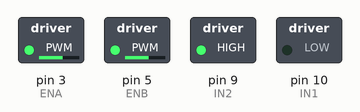
This sketch was run on a simulated Arduino Uno, built with avr-gcc and run on an emulated ATmega328P. On the bench: switched loads named in the sketch (green lamp = pin HIGH).

Above: at 1.5 s.
At 7.5 s:
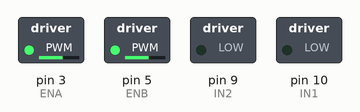
At 13.0 s:
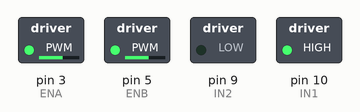
Timing chart, 0 to 19.5 s (numbered marks = the images above):
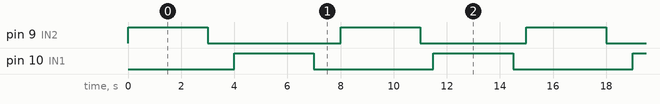

The sketch:

L29_motor_drive_car.ino
```cpp
 int IN1 =10;
 int IN2 =9;
 int IN3 =11;
 int IN4 =12;
 int ENA =3;
 int ENB =5;


 void setup() {
   pinMode(IN1,OUTPUT);
   pinMode(IN2,OUTPUT);
   pinMode(ENA,OUTPUT);
   pinMode(ENB,OUTPUT);
   analogWrite(ENA, 150);
   analogWrite(ENB, 150);
}

void loop() {
  // //Forward
  digitalWrite(IN1,LOW);
  digitalWrite(IN2,HIGH);
  digitalWrite(IN3,HIGH);
  digitalWrite(IN4,LOW);
  delay(3000);

  //1s wait
  digitalWrite(IN1,LOW);
  digitalWrite(IN2,LOW);
  digitalWrite(IN3,LOW);
  digitalWrite(IN4,LOW);
  delay(1000);

  //Backward
  digitalWrite(IN1,HIGH);
  digitalWrite(IN2,LOW);
  digitalWrite(IN3,LOW);
  digitalWrite(IN4,HIGH);
  delay(3000);

  //1s wait
  digitalWrite(IN1,LOW);
  digitalWrite(IN2,LOW);
  digitalWrite(IN3,LOW);
  digitalWrite(IN4,LOW);
  delay(1000);

  //right
  digitalWrite(IN1,LOW);
  digitalWrite(IN2,HIGH);
  digitalWrite(IN3,LOW);
  digitalWrite(IN4,HIGH);
  delay(3000);

  //1s wait
  digitalWrite(IN1,LOW);
  digitalWrite(IN2,LOW);
  digitalWrite(IN3,LOW);
  digitalWrite(IN4,LOW);
  delay(500);

  digitalWrite(IN1,HIGH);
  digitalWrite(IN2,LOW);
  digitalWrite(IN3,HIGH);
  digitalWrite(IN4,HIGH);
  delay(3000);

    //1s wait
  digitalWrite(IN1,LOW);
  digitalWrite(IN2,LOW);
  digitalWrite(IN3,LOW);
  digitalWrite(IN4,LOW);
  delay(500);


}
```

Measured:
- by itself, pin 9 (IN2): repeats every 15.0 s: LOW 5.0 s, HIGH 3.0 s, LOW 4.0 s, HIGH 3.0 s
- by itself, pin 10 (IN1): alternates HIGH for 3.0 s and LOW for 4.5 s
- by itself, everything shown: repeats every 15.0 s, in 8 steps
